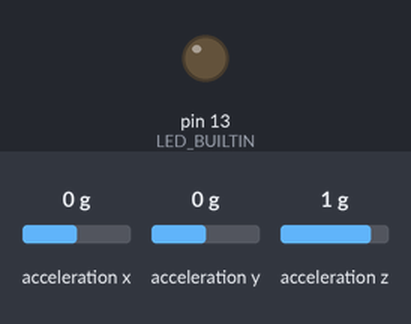
Recording of a sketch running on a simulated Arduino Uno, built for the host (arithmetic inside an expression is 32-bit, double 64-bit). Parts: output pins drawn as LEDs (lit = HIGH). Wiring (inferred from the names in the program): MPU-6050 motion sensor at I2C address 0x68; MPU-6050 motion sensor at I2C address 0x69. Inputs (shaded band) come from the test bench; at power-on: acceleration x 0 g, acceleration y 0 g, acceleration z 1 g. Storage starts empty.

Above: at 0.1 s.
At 5.1 s:
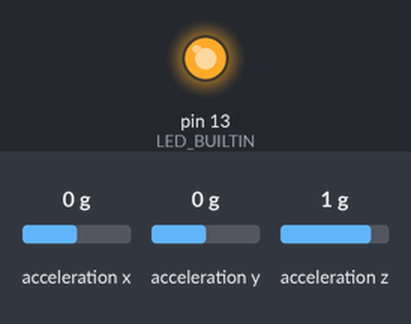
Timing chart, 0 to 6.6 s (numbered marks = the images above):
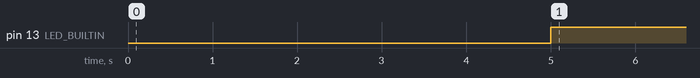

The sketch:

first.ino
```cpp
#include<Wire.h>
#include<SPI.h>
#include"SdFat.h"

// Task variables

unsigned long cpucounter, ticker, milliseconds, intervalstart, intervalstop;
unsigned long timem, intervalm;                     //MPU6050
unsigned long times, intervals;                     //SDFat
unsigned long timeb;                     //Blinker task
bool run;


// SD variables
const int chipSelect = 5;
SdFat sd;
SdFile file;
#define FILE_NAME "OUTPUT.csv"

// MPU6050 variables
const int MPU_addr = 0x68; // I2C address of the MPU-6050
const int MPU2_addr = 0x69;
int16_t ax, ay, az, bx, by, bz, count;

// ================= Setup ===================
void setup() {

  // Tasks
  intervalm = intervals = 2;
  intervalstart = 5000; // Start after 5 seconds
  intervalstop = 3600000; // Stop after an hour
  timem = times = timeb = millis();
  cpucounter = ticker = 0;
  run = false;

  pinMode(LED_BUILTIN, OUTPUT);


  // SD
  sd.begin(chipSelect, SD_SCK_MHZ(50));
  file.open(FILE_NAME, O_WRONLY | O_CREAT | O_EXCL);
  file.println("ax,ay,az,bx,by,bz");  // Headers in csv


  // MPU6050
  Wire.begin();
  Wire.setClock(400000);
  ax, ay, az, bx, by, bz = 0; // Initialize vars

  // MPU 1
  Wire.beginTransmission(MPU_addr);
  Wire.write(0x6B);  // PWR_MGMT_1 register
  Wire.write(0x0B);     // set to zero (wakes up the MPU-6050)
  Wire.endTransmission(true);
  Wire.beginTransmission(MPU_addr);
  Wire.write(0x1A);  // CONFIG register
  Wire.write(0x01);     // DLPF_CFG LPF set to 184Hz
  Wire.endTransmission(true);
  Wire.beginTransmission(MPU_addr);
  Wire.write(0x1C);  // ACCEL_CONFIG reg
  Wire.write(0x18);     // AFS_SEL set to 16g
  Wire.endTransmission(true);

  // MPU 2
  Wire.beginTransmission(MPU2_addr);
  Wire.write(0x6B);  // PWR_MGMT_1 register
  Wire.write(0x0B);     // set to zero (wakes up the MPU-6050)
  Wire.endTransmission(true);
  Wire.beginTransmission(MPU2_addr);
  Wire.write(0x1A);  // CONFIG register
  Wire.write(0x01);     // DLPF_CFG LPF set to 184Hz
  Wire.endTransmission(true);
  Wire.beginTransmission(MPU2_addr);
  Wire.write(0x1C);  // ACCEL_CONFIG reg
  Wire.write(0x18);     // AFS_SEL set to 16g
  Wire.endTransmission(true);

}


// ================= Loop ===================
void loop() {

  milliseconds = millis();
  cpucounter++;

  if (run) {
    // MPU6050 task
    if (milliseconds > (timem + intervalm))
    {
      timem += intervalm;

      // MPU 1
      Wire.beginTransmission(MPU_addr);
      Wire.write(0x3B);  // starting with register 0x3B (ACCEL_XOUT_H)
      Wire.endTransmission(false);
      Wire.requestFrom(MPU_addr, 6, true); // request a total of 14 registers
      ax = Wire.read() << 8 | Wire.read(); // 0x3B (ACCEL_XOUT_H) & 0x3C (ACCEL_XOUT_L)
      ay = Wire.read() << 8 | Wire.read(); // 0x3D (ACCEL_YOUT_H) & 0x3E (ACCEL_YOUT_L)
      az = Wire.read() << 8 | Wire.read(); // 0x3F (ACCEL_ZOUT_H) & 0x40 (ACCEL_ZOUT_L)

      // MPU 2
      Wire.beginTransmission(MPU2_addr);
      Wire.write(0x3B);  // starting with register 0x3B (ACCEL_XOUT_H)
      Wire.endTransmission(false);
      Wire.requestFrom(MPU2_addr, 6, true); // request a total of 14 registers
      bx = Wire.read() << 8 | Wire.read(); // 0x3B (ACCEL_XOUT_H) & 0x3C (ACCEL_XOUT_L)
      by = Wire.read() << 8 | Wire.read(); // 0x3D (ACCEL_YOUT_H) & 0x3E (ACCEL_YOUT_L)
      bz = Wire.read() << 8 | Wire.read(); // 0x3F (ACCEL_ZOUT_H) & 0x40 (ACCEL_ZOUT_L)
    }

    // SD task
    if (milliseconds > (times + intervals))
    {
      times += intervals;

      file.print(ax); file.print(",");
      file.print(ay); file.print(",");
      file.print(az); file.print(",");
      file.print(bx); file.print(",");
      file.print(by); file.print(",");
      file.println(bz);
    }

    // Shutdown
    if (milliseconds > (timeb + intervalstop)) {
      digitalWrite(LED_BUILTIN, LOW);
      file.close();
      while (1);
    }

  }
  else {
    if (milliseconds > (timeb + intervalstart)) {
      timeb += intervalstart;
      digitalWrite(LED_BUILTIN, HIGH);
      run = true;
    }
  }


}
```

Measured:
- by itself, pin 13 (LED_BUILTIN): LOW → HIGH at 5.0 s
